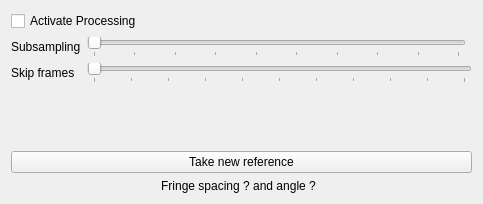
<?xml version="1.0" encoding="UTF-8"?>
<ui version="4.0">
 <class>InterferoPluginDialog</class>
 <widget class="QDialog" name="InterferoPluginDialog">
  <property name="geometry">
   <rect>
    <x>0</x>
    <y>0</y>
    <width>483</width>
    <height>204</height>
   </rect>
  </property>
  <property name="windowTitle">
   <string>Ellipse Detection</string>
  </property>
  <property name="windowOpacity">
   <double>0.800000000000000</double>
  </property>
  <layout class="QGridLayout" name="gridLayout_2">
   <item row="0" column="0">
    <layout class="QGridLayout" name="gridLayout">
     <item row="2" column="0">
      <widget class="QLabel" name="label_3">
       <property name="text">
        <string>Skip frames</string>
       </property>
      </widget>
     </item>
     <item row="0" column="0" colspan="3">
      <widget class="QCheckBox" name="activateBox">
       <property name="text">
        <string>Activate Processing</string>
       </property>
      </widget>
     </item>
     <item row="2" column="1" colspan="2">
      <widget class="QSlider" name="skipSlider">
       <property name="maximum">
        <number>10</number>
       </property>
       <property name="pageStep">
        <number>1</number>
       </property>
       <property name="value">
        <number>0</number>
       </property>
       <property name="orientation">
        <enum>Qt::Horizontal</enum>
       </property>
       <property name="tickPosition">
        <enum>QSlider::TicksBelow</enum>
       </property>
       <property name="tickInterval">
        <number>1</number>
       </property>
      </widget>
     </item>
     <item row="4" column="0" colspan="3">
      <widget class="QPushButton" name="newReferenceButton">
       <property name="focusPolicy">
        <enum>Qt::NoFocus</enum>
       </property>
       <property name="text">
        <string>Take new reference</string>
       </property>
       <property name="checkable">
        <bool>false</bool>
       </property>
      </widget>
     </item>
     <item row="1" column="0">
      <widget class="QLabel" name="label">
       <property name="text">
        <string>Subsampling</string>
       </property>
      </widget>
     </item>
     <item row="1" column="1">
      <widget class="QSlider" name="subsampleSlider">
       <property name="minimum">
        <number>1</number>
       </property>
       <property name="maximum">
        <number>10</number>
       </property>
       <property name="pageStep">
        <number>1</number>
       </property>
       <property name="orientation">
        <enum>Qt::Horizontal</enum>
       </property>
       <property name="tickPosition">
        <enum>QSlider::TicksBelow</enum>
       </property>
       <property name="tickInterval">
        <number>1</number>
       </property>
      </widget>
     </item>
     <item row="3" column="0">
      <spacer name="verticalSpacer">
       <property name="orientation">
        <enum>Qt::Vertical</enum>
       </property>
       <property name="sizeHint" stdset="0">
        <size>
         <width>20</width>
         <height>40</height>
        </size>
       </property>
      </spacer>
     </item>
     <item row="5" column="0" colspan="2">
      <widget class="QLabel" name="fringeLabel">
       <property name="text">
        <string>Fringe spacing ? and angle ?</string>
       </property>
       <property name="alignment">
        <set>Qt::AlignCenter</set>
       </property>
      </widget>
     </item>
    </layout>
   </item>
  </layout>
 </widget>
 <resources/>
 <connections/>
</ui>
